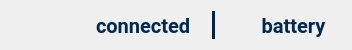
            <widget class="QFrame" name="status_bar">
             <property name="sizePolicy">
              <sizepolicy hsizetype="Preferred" vsizetype="Maximum">
               <horstretch>0</horstretch>
               <verstretch>0</verstretch>
              </sizepolicy>
             </property>
             <property name="minimumSize">
              <size>
               <width>0</width>
               <height>50</height>
              </size>
             </property>
             <property name="maximumSize">
              <size>
               <width>16777215</width>
               <height>50</height>
              </size>
             </property>
             <property name="styleSheet">
              <string notr="true">
color: rgb(0, 41, 77);</string>
             </property>
             <property name="frameShape">
              <enum>QFrame::NoFrame</enum>
             </property>
             <property name="frameShadow">
              <enum>QFrame::Plain</enum>
             </property>
             <property name="lineWidth">
              <number>0</number>
             </property>
             <layout class="QHBoxLayout" name="horizontalLayout_7">
              <item>
               <spacer name="horizontalSpacer">
                <property name="orientation">
                 <enum>Qt::Horizontal</enum>
                </property>
                <property name="sizeHint" stdset="0">
                 <size>
                  <width>40</width>
                  <height>20</height>
                 </size>
                </property>
               </spacer>
              </item>
              <item>
               <widget class="QFrame" name="frame_2">
                <property name="styleSheet">
                 <string notr="true">
border-radius:  15px;
color: rgb(0, 41, 77);</string>
                </property>
                <property name="frameShape">
                 <enum>QFrame::StyledPanel</enum>
                </property>
                <property name="frameShadow">
                 <enum>QFrame::Raised</enum>
                </property>
                <layout class="QHBoxLayout" name="horizontalLayout_10">
                 <property name="spacing">
                  <number>0</number>
                 </property>
                 <property name="leftMargin">
                  <number>15</number>
                 </property>
                 <property name="topMargin">
                  <number>0</number>
                 </property>
                 <property name="rightMargin">
                  <number>15</number>
                 </property>
                 <property name="bottomMargin">
                  <number>0</number>
                 </property>
                 <item>
                  <widget class="QLabel" name="label_8">
                   <property name="minimumSize">
                    <size>
                     <width>30</width>
                     <height>30</height>
                    </size>
                   </property>
                   <property name="maximumSize">
                    <size>
                     <width>30</width>
                     <height>30</height>
                    </size>
                   </property>
                   <property name="text">
                    <string/>
                   </property>
                   <property name="pixmap">
                    <pixmap resource="../resources/resources.qrc">:/Icons/Icons/mqtt_icon.svg</pixmap>
                   </property>
                   <property name="scaledContents">
                    <bool>false</bool>
                   </property>
                   <property name="alignment">
                    <set>Qt::AlignCenter</set>
                   </property>
                  </widget>
                 </item>
                 <item>
                  <widget class="QLabel" name="label_mqtt">
                   <property name="sizePolicy">
                    <sizepolicy hsizetype="Preferred" vsizetype="Preferred">
                     <horstretch>0</horstretch>
                     <verstretch>0</verstretch>
                    </sizepolicy>
                   </property>
                   <property name="minimumSize">
                    <size>
                     <width>0</width>
                     <height>30</height>
                    </size>
                   </property>
                   <property name="maximumSize">
                    <size>
                     <width>16777215</width>
                     <height>30</height>
                    </size>
                   </property>
                   <property name="font">
                    <font>
                     <family>Roboto</family>
                     <pointsize>15</pointsize>
                     <weight>75</weight>
                     <bold>true</bold>
                    </font>
                   </property>
                   <property name="text">
                    <string>connected</string>
                   </property>
                   <property name="textFormat">
                    <enum>Qt::PlainText</enum>
                   </property>
                  </widget>
                 </item>
                </layout>
               </widget>
              </item>
              <item>
               <widget class="QLabel" name="label_24">
                <property name="maximumSize">
                 <size>
                  <width>3</width>
                  <height>16777215</height>
                 </size>
                </property>
                <property name="styleSheet">
                 <string notr="true">background-color: rgb(0, 41, 77);</string>
                </property>
                <property name="frameShape">
                 <enum>QFrame::StyledPanel</enum>
                </property>
                <property name="text">
                 <string/>
                </property>
               </widget>
              </item>
              <item>
               <widget class="QWidget" name="widget_26" native="true">
                <property name="styleSheet">
                 <string notr="true">
border-radius:  15px;
color: rgb(0, 41, 77);</string>
                </property>
                <layout class="QHBoxLayout" name="horizontalLayout_26">
                 <property name="spacing">
                  <number>0</number>
                 </property>
                 <property name="leftMargin">
                  <number>15</number>
                 </property>
                 <property name="topMargin">
                  <number>0</number>
                 </property>
                 <property name="rightMargin">
                  <number>15</number>
                 </property>
                 <property name="bottomMargin">
                  <number>0</number>
                 </property>
                 <item>
                  <widget class="QLabel" name="label_23">
                   <property name="minimumSize">
                    <size>
                     <width>25</width>
                     <height>25</height>
                    </size>
                   </property>
                   <property name="maximumSize">
                    <size>
                     <width>25</width>
                     <height>25</height>
                    </size>
                   </property>
                   <property name="text">
                    <string/>
                   </property>
                   <property name="pixmap">
                    <pixmap resource="../resources/resources.qrc">:/Icons/Icons/battery.png</pixmap>
                   </property>
                   <property name="scaledContents">
                    <bool>true</bool>
                   </property>
                   <property name="alignment">
                    <set>Qt::AlignCenter</set>
                   </property>
                  </widget>
                 </item>
                 <item>
                  <widget class="QLabel" name="label_battery">
                   <property name="sizePolicy">
                    <sizepolicy hsizetype="Preferred" vsizetype="Preferred">
                     <horstretch>0</horstretch>
                     <verstretch>0</verstretch>
                    </sizepolicy>
                   </property>
                   <property name="minimumSize">
                    <size>
                     <width>0</width>
                     <height>30</height>
                    </size>
                   </property>
                   <property name="maximumSize">
                    <size>
                     <width>16777215</width>
                     <height>30</height>
                    </size>
                   </property>
                   <property name="font">
                    <font>
                     <family>Roboto</family>
                     <pointsize>15</pointsize>
                     <weight>75</weight>
                     <bold>true</bold>
                    </font>
                   </property>
                   <property name="styleSheet">
                    <string notr="true"/>
                   </property>
                   <property name="frameShape">
                    <enum>QFrame::NoFrame</enum>
                   </property>
                   <property name="frameShadow">
                    <enum>QFrame::Raised</enum>
                   </property>
                   <property name="text">
                    <string>battery</string>
                   </property>
                   <property name="scaledContents">
                    <bool>false</bool>
                   </property>
                   <property name="alignment">
                    <set>Qt::AlignCenter</set>
                   </property>
                   <property name="margin">
                    <number>5</number>
                   </property>
                   <property name="indent">
                    <number>0</number>
                   </property>
                  </widget>
                 </item>
                </layout>
               </widget>
              </item>
             </layout>
            </widget>
